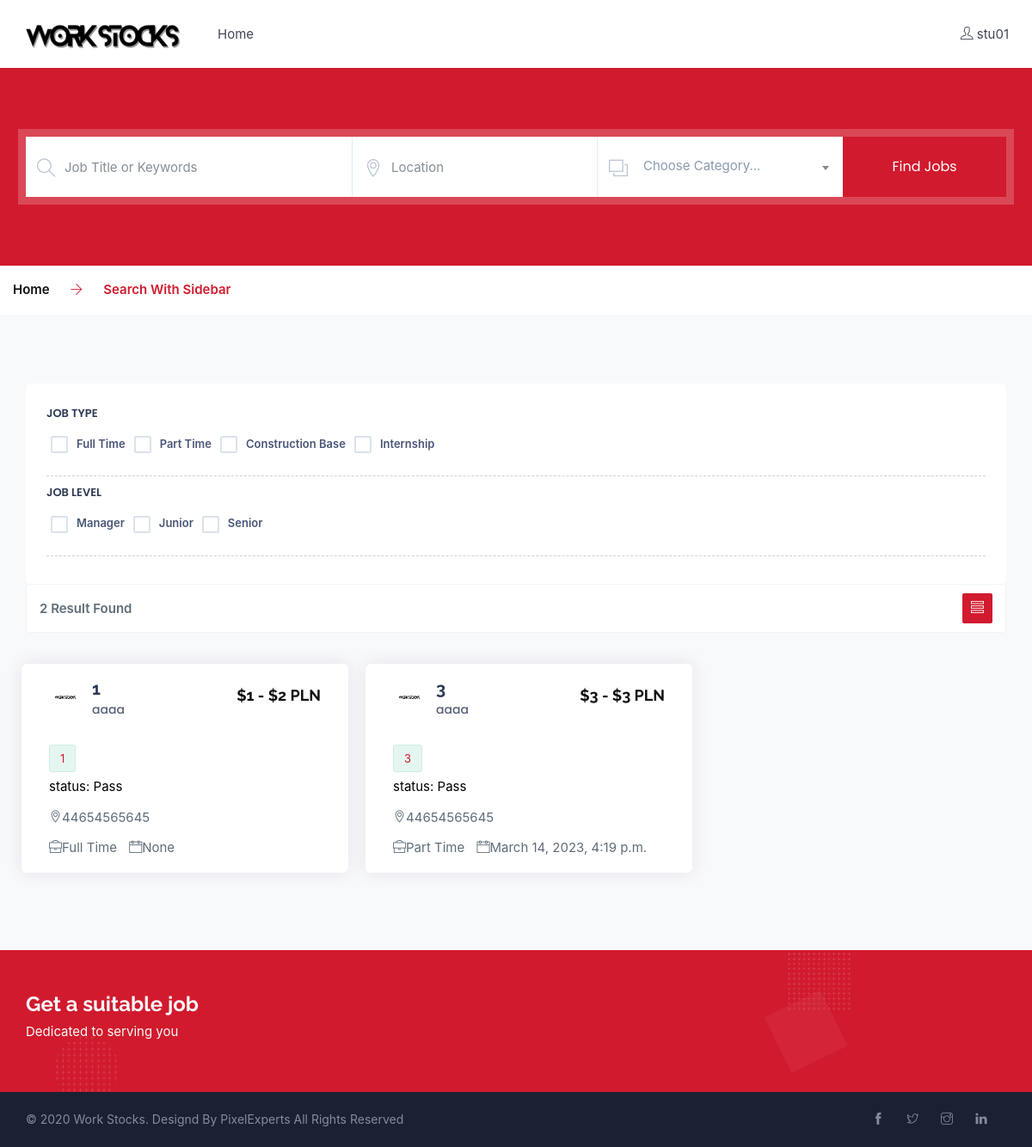
/join_status_list/ (signed in), run on the app's committed database.
### api/models.py (models this page shows)
class Job(models.Model):
    e_id = models.ForeignKey(EInfo, on_delete=models.CASCADE)
    job_title = models.CharField(max_length=255, null=True)
    job_tags = models.CharField(max_length=255, null=True)
    job_type = models.CharField(max_length=255, null=True)
    work_money_min = models.CharField(max_length=255, null=True)
    work_money_max = models.CharField(max_length=255, null=True)
    job_overview = models.TextField(null=True)
    skills_and_qualifications = models.TextField(null=True)
    education = models.TextField(null=True)
    gender = models.CharField(max_length=255, null=True)
    industry = models.CharField(max_length=255, null=True)
    experience = models.CharField(max_length=255, null=True)
    qualification = models.CharField(max_length=255, null=True)
    created_at = models.DateTimeField(default=now)

class EInfo(models.Model):
    username = models.CharField(max_length=255)
    password = models.CharField(max_length=255)
    types = models.IntegerField(default=1)  # 0stu 1 company 2admin
    company = models.CharField(max_length=255, null=True)
    info = models.TextField(null=True)
    address = models.CharField(max_length=255, null=True)
    tags = models.CharField(max_length=255, null=True)
    country = models.CharField(max_length=255, null=True)
    city = models.CharField(max_length=255, null=True)
    company_type = models.CharField(max_length=255, null=True)
    phone = models.CharField(max_length=255, null=True)
    email = models.CharField(max_length=255, null=True)
    website = models.CharField(max_length=255, null=True)
    created_at = models.DateTimeField(default=now)

### api/views.py (the view)
# urls.py: path('join_status_list/', join_status_list),
def join_status_list(request):
    user_id = request.session['user_id']
    results = JoinWork.objects.filter(user_id_id=user_id)
    list_all = []
    for rs in results:
        dict1 = {}
        dict1['job_id'] = rs.job_id.id
        dict1['job_title'] = rs.job_id.job_title
        if ',' in rs.job_id.job_tags:
            dict1['job_tags'] = rs.job_id.job_tags.split(',')
        else:
            dict1['job_tags'] = [rs.job_id.job_tags]
        dict1['company'] = rs.job_id.e_id.company
        dict1['address'] = rs.job_id.e_id.address
        dict1['job_type'] = rs.job_id.job_type
        dict1['work_money_min'] = rs.job_id.work_money_min
        dict1['work_money_max'] = rs.job_id.work_money_max
        dict1['created_at'] = rs.job_id.created_at
        if rs.is_pass_status:
            dict1['pass_status'] = 'Pass'
        else:
            dict1['pass_status'] = 'Waiting'
        list_all.append(dict1)
    return render(request, 'job/job-join-status.html', context={'data': list_all, 'count': len(list_all)})

### templates/job/job-join-status.html (shortened to what this page needs)
<!DOCTYPE html>
<html lang="en">
<head>
    <link href="/static/assets/css/plugins.css" rel="stylesheet">
    <link href="/static/assets/css/styles.css" rel="stylesheet">
    <link href="/static/assets/css/skin/default.css" rel="stylesheet">
</head>
<body class="green-skin bg-light">
<div id="main-wrapper">
    <div class="header header-light">
        <div class="container-fluid">
            <nav id="navigation" class="navigation navigation-landscape">
                <div class="nav-header">
                    <a class="nav-brand" href="#">
                        <img src="/static/assets/img/logo.png" class="logo" alt=""/>
                    </a>
                </div>
                <div class="nav-menus-wrapper" style="transition-property: none;">
                        <ul class="nav-menu">
                            <li ><a href="/index/">Home</a>
                            </li>
                        </ul>
                    <ul class="nav-menu nav-menu-social align-to-right">
                        {% if request.session.username %}
                            <li>
                                <a href="/login/">
                                    <i class="ti-user mr-1"></i><span
                                        class="dn-lg">{{ request.session.username }}</span>
                                </a>
                            </li>
                        {% else %}
                            <li>
                                <a href="/login/" data-toggle="modal" data-target="#login">
                                    <i class="ti-user mr-1"></i><span class="dn-lg">Login/Register</span>
                                </a>
                            </li>
                        {% endif %}
                    </ul>
                </div>
            </nav>
        </div>
    </div>
    <section class="light-search banncer-cent bg-theme" data-overlay="0">
        <div class="container">
            <form action="/find_jobs/" method="post" enctype="multipart/form-data"
                  class="search-big-form no-border search-shadow">
                <div class="row m-0">
                    <div class="col-lg-4 col-md-4 col-sm-12 p-0">
                        <div class="form-group">
                            <i class="ti-search"></i>
                            <input name="job_title" type="text" class="form-control b-r"
                                   placeholder="Job Title or Keywords">
                        </div>
                    </div>
                    <div class="col-lg-3 col-md-3 col-sm-12 p-0">
                        <div class="form-group">
                            <i class="ti-location-pin"></i>
                            <input name="address" type="text" class="form-control b-r" placeholder="Location">
                        </div>
                    </div>
                    <div class="col-lg-3 col-md-3 col-sm-12 p-0">
                        <div class="form-group">
                            <i class="ti-layers"></i>
                        </div>
                    </div>
                    <div class="col-lg-2 col-md-2 col-sm-12 p-0">
                        <button type="submit" class="btn btn-primary full-width">Find Jobs</button>
                    </div>
                </div>
            </form>
        </div>
    </section>
    <div class="container-fluid breadcrumbs breadcrumbs-light">
        <div class="container">
            <div class="row">
                <div class="col-xs-12">
                    <a href="/">
                        Home
                    </a>
                    <a href="javascript:void(0)">
								<span>
									<i class="ti-arrow-right"></i>
								</span>
                        Search With Sidebar
                    </a>
                </div>
            </div>
        </div>
    </div>
    <section>
        <div class="container">
            <div class="row">
                <div class="col-xl-12 col-lg-12">
                    <div class="sidebar-container d-sm-none d-md-block d-none">
                        <div class="sidebar-widget">
                            <div class="form-group">
                                <h5 class="mb-2">Job Type</h5>
                                <div class="side-imbo">
                                    <ul class="no-ul-list" style="display: flex">
                                        <li>
                                            <label for="checkbox-j1" class="checkbox-custom-label">Full Time</label>
                                        </li>
                                        <li>
                                            <label for="checkbox-j2" class="checkbox-custom-label">Part Time</label>
                                        </li>
                                        <li>
                                            <label for="checkbox-j3" class="checkbox-custom-label">Construction
                                                Base</label>
                                        </li>
                                        <li>
                                            <label for="checkbox-j4" class="checkbox-custom-label">Internship</label>
                                        </li>
                                    </ul>
                                </div>
                            </div>
                        </div>
                        <div class="sidebar-widget">
                            <div class="form-group">
                                <h5 class="mb-2">Job Level</h5>
                                <div class="side-imbo">
                                    <ul class="no-ul-list" style="display: flex">
                                        <li>
                                            <label for="checkbox-jf1" class="checkbox-custom-label">Manager</label>
                                        </li>
                                        <li>
                                            <label for="checkbox-jf2" class="checkbox-custom-label">Junior</label>
                                        </li>
                                        <li>
                                            <label for="checkbox-jf3" class="checkbox-custom-label">Senior</label>
                                        </li>
                                    </ul>
                                </div>
                            </div>
                        </div>
                    </div>
                </div>
                <div class="col-xl-12 col-lg-12">
                    <div class="row">
                        <div class="col-md-12 mb-3">
                            <div class="layout-switcher-wrap">
                                <div class="layout-switcher-left">{{ count }} Result Found</div>
                                <div class="layout-switcher">
                                    <ul>
                                        <li class="active"><a href="search-with-sidebar-list-2.html"><i
                                                class="ti-view-list"></i></a></li>
                                    </ul>
                                </div>
                            </div>
                        </div>
                    </div>
                    <div class="row">
                        <div class="col-md-12 row">
                            {% for d in data %}
                                <div class="verticle-job-modern col-xl-4 col-lg-6" style="margin: 10px">
                                    <div class="verticle-job-top-capt">
                                        <div class="vjt-left-cmp">
                                            <div class="vjt-cmp-thumb">
                                                <a href="job-detail.html"><img src="/static/assets/img/google.png"
                                                                               alt=""/></a>
                                            </div>
                                            <div class="vjt-cmp-title">
                                                <h4 class="jmg-title"><a
                                                        href="/job_detail/?job_id={{ d.job_id }}">{{ d.job_title }}</a>
                                                </h4>
                                                <h6 class="vjt-company-title"><a href="#">{{ d.company }}</a></h6>
                                            </div>
                                        </div>
                                        <div class="vjt-right-cmp">
                                            <h4 class="jmg-sallery">${{ d.work_money_min }} - ${{ d.work_money_max }}
                                                PLN</h4>
                                        </div>
                                    </div>
                                    <div class="vjt-right-cmp">
                                        <div class="vjt-skills">
                                            {% for d_child in d.job_tags %}
                                                <span class="skl">{{ d_child }}</span>
                                            {% endfor %}
                                        </div>
                                        <div class="vjt-right-cmp" style="color: black;">
                                            status: {{ d.pass_status }}
                                        </div>
                                        <div class="vjt-right-cmp" style="margin: 10px 0">
                                            <span><i class="ti-location-pin"></i>{{ d.address }}</span>
                                        </div>
                                        <div class="vjt-right-cmp">
                                            <span style="padding-right: 10px"><i class="ti-briefcase"></i>{{ d.job_type }}</span>
                                            <span><i class="ti-calendar"></i>{{ d.created_at }}</span>
                                        </div>
                                    </div>
                                </div>
                            {% endfor %}
                        </div>
                    </div>
                </div>
            </div>
        </div>
    </section>
    <section class="alert-wrap pt-5 pb-5" style="background: #d11a2d url(/static/assets/img/bg2.png);">
        <div class="container">
            <div class="row">
                <div class="col-lg-8 col-md-8">
                    <div class="jobalert-sec">
                        <h3 class="mb-1 text-light">Get a suitable job</h3>
                        <p class="text-light">Dedicated to serving you</p>
                    </div>
                </div>
        </div>
    </section>
    <footer class="dark-footer skin-dark-footer">
        <div class="footer-bottom">
            <div class="container">
                <div class="row align-items-center">
                    <div class="col-lg-6 col-md-6">
                        <p class="mb-0">© 2020 Work Stocks. Designd By PixelExperts All Rights Reserved</p>
                    </div>
                    <div class="col-lg-6 col-md-6 text-right">
                        <ul class="footer-bottom-social">
                            <li><a href="#"><i class="ti-facebook"></i></a></li>
                            <li><a href="#"><i class="ti-twitter"></i></a></li>
                            <li><a href="#"><i class="ti-instagram"></i></a></li>
                            <li><a href="#"><i class="ti-linkedin"></i></a></li>
                        </ul>
                    </div>
                </div>
            </div>
        </div>
    </footer>
</div>
</body>
</html>

### data on the page
Job: job_title "1", company "aaaa", work_money_min "1", work_money_max "2", job_tags "1", pass_status "Pass", address "44654565645", job_type "Full Time", created_at "None"
Job: job_title "3", company "aaaa", work_money_min "3", work_money_max "3", job_tags "3", pass_status "Pass", address "44654565645", job_type "Part Time", created_at "March 14, 2023, 4:19 p.m."

### other printed values
{{ request.session.username }} "stu01"
{{ count }} "2"
